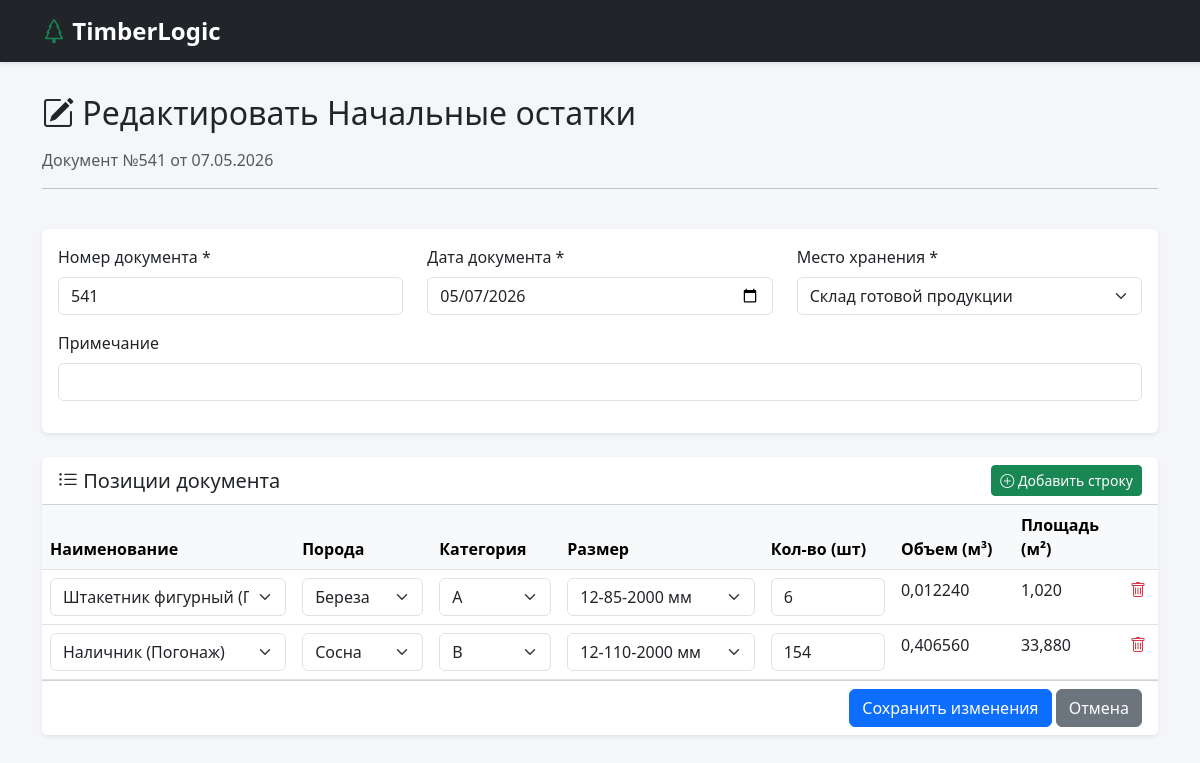
Page /documents/7/edit/ on the earlier database version.
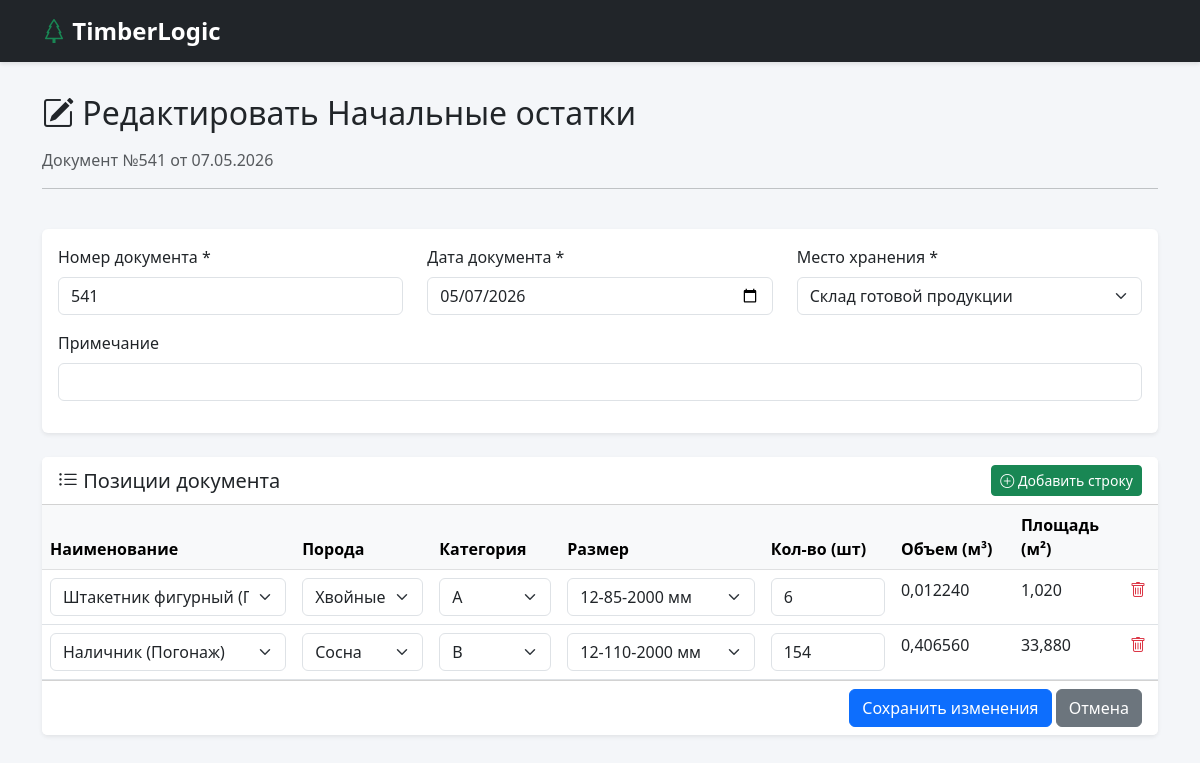
Same page on the later database version.
### lumber_track/models.py (models this page shows, shortened)
class DocumentItem(models.Model):
    document = models.ForeignKey(Document, on_delete=models.CASCADE, related_name='items', verbose_name="Документ")
    product_name = models.ForeignKey(ProductName, on_delete=models.PROTECT, verbose_name="Наименование")
    species = models.ForeignKey(WoodSpecies, on_delete=models.PROTECT, verbose_name="Порода")
    grade = models.ForeignKey(QualityGrade, on_delete=models.PROTECT, verbose_name="Категория")
    lumber_dim = models.ForeignKey(LumberDimension, on_delete=models.PROTECT, null=True, blank=True,
                                   verbose_name="Размер (погонаж)")
    unit_dim = models.ForeignKey(UnitDimension, on_delete=models.PROTECT, null=True, blank=True,
                                 verbose_name="Размер (штучный)")
    quantity = models.PositiveIntegerField(default=0, verbose_name="Количество (шт)")
    class Meta:
        verbose_name = "Позиция документа"
        verbose_name_plural = "Позиции документов"
    @property
    def volume_m3(self):
        if self.lumber_dim:
            return self.lumber_dim.volume_m3 * self.quantity
        return 0
    @property
    def area_m2(self):
        if self.lumber_dim:
            return self.lumber_dim.area_m2 * self.quantity
        return 0

class WoodSpecies(models.Model):
    name = models.CharField(max_length=50, unique=True, verbose_name="Порода")
    class Meta:
        verbose_name = "Порода древесины"
        verbose_name_plural = "Породы древесины"

class ProductName(models.Model):
    name = models.CharField(max_length=100, unique=True, verbose_name="Наименование")
    product_type = models.ForeignKey(ProductType, on_delete=models.PROTECT, verbose_name="Тип продукции")
    class Meta:
        verbose_name = "Наименование изделия"
        verbose_name_plural = "Наименования изделий"
        ordering = ['product_type', 'name', ]

class QualityGrade(models.Model):
    code = models.CharField(max_length=10, unique=True, verbose_name="Код")
    description = models.CharField(max_length=100, blank=True, verbose_name="Описание")
    class Meta:
        verbose_name = "Категория качества"
        verbose_name_plural = "Категории качества"

class LumberDimension(models.Model):
    thickness = models.PositiveIntegerField(verbose_name="Толщина, мм")
    width = models.PositiveIntegerField(verbose_name="Ширина, мм")
    length = models.PositiveIntegerField(verbose_name="Длина, мм")
    class Meta:
        ordering = ['thickness', 'width', 'length']
        unique_together = ['thickness', 'width', 'length']
        verbose_name = "Размер погонажа"
        verbose_name_plural = "Размеры погонажа"
    @property
    def volume_m3(self):
        return (self.thickness * self.width * self.length) / 1_000_000_000
    @property
    def area_m2(self):
        return (self.width * self.length) / 1_000_000

### lumber_track/views.py (the view, shortened to what this page needs)
# urls.py: path('documents/<int:pk>/edit/', views.document_edit, name='document_edit'),
def document_edit(request, pk):
    doc = get_object_or_404(Document, pk=pk)
    doc_type = doc.doc_type
    doc_type_name = dict(Document.DOCUMENT_TYPES).get(doc_type, 'Документ')
    original_note = doc.note
    to_location_name = None
    to_location_id = doc.to_location_id
    if doc_type == 3 and not doc.to_location_id and doc.note:
        match = re.search(r'Перемещено в: (.+)', doc.note)
        if match:
            to_location_name = match.group(1).strip()
            original_note = re.sub(r'\n?Перемещено в: .+', '', doc.note).strip()
    context = {
        'doc': doc,
        'doc_type': doc_type,
        'doc_type_name': doc_type_name,
        'original_note': original_note,
        'to_location_id': to_location_id,
        'to_location_name': to_location_name,
        'product_names': ProductName.objects.all().select_related('product_type'),
        'species_list': WoodSpecies.objects.all().order_by('name'),
        'grades_list': QualityGrade.objects.all().order_by('code'),
        'lumber_dims': LumberDimension.objects.all().order_by('thickness', 'width', 'length'),
        'unit_dims': UnitDimension.objects.all().order_by('length', 'width', 'height'),
        'locations': StorageLocation.objects.all().order_by('name'),
        'items': doc.items.all().select_related('product_name', 'species', 'grade', 'lumber_dim', 'unit_dim'),
    }
    if doc_type == 3:
        available_stocks = get_available_stocks_with_details(location_id=2, exclude_document_id=doc.id)
        context['available_stocks'] = available_stocks
        return render(request, 'lumber_track/document_outcome_edit.html', context)
    else:
        return render(request, 'lumber_track/document_edit.html', context)

### lumber_track/templates/lumber_track/document_edit.html (shortened to what the changed rows need)
{% extends 'lumber_track/base.html' %}
{% load static %}
{% block content %}
<div class="row mb-4">
    <div class="col-12">
        <h1 class="h2 mb-3">
            <i class="bi bi-pencil-square"></i> Редактировать {{ doc_type_name }}
        </h1>
    </div>
</div>
<form method="post" id="documentForm">
    <div class="card shadow-sm border-0 mb-4">
        <div class="card-body p-0">
            <div class="table-responsive">
                <table class="table table-hover mb-0">
                    <thead class="table-light">
                        <tr>
                            <th style="min-width: 200px;">Наименование</th>
                            <th style="min-width: 120px;">Порода</th>
                            <th style="min-width: 100px;">Категория</th>
                            <th style="min-width: 200px;">Размер</th>
                            <th style="min-width: 100px;">Кол-во (шт)</th>
                            <th style="min-width: 120px;">Объем (м³)</th>
                            <th style="min-width: 100px;">Площадь (м²)</th>
                            <th style="width: 40px;"></th>
                        </tr>
                    </thead>
                    <tbody id="itemsBody">
                        {% for item in items %}
                        <tr class="item-row">
                            <td>
                                <select class="form-select productname-select" name="product_name[]" required>
                                    {% for pn in product_names %}
                                    <option value="{{ pn.id }}"
                                        data-product-type-id="{{ pn.product_type.id }}"
                                        data-product-type-name="{{ pn.product_type.name }}"
                                        {% if item.product_name.id == pn.id %}selected{% endif %}>
                                        {{ pn.name }} ({{ pn.product_type.name }})
                                    </option>
                                    {% endfor %}
                                </select>
                            <td>
                                <select class="form-select species-select" name="species[]" required>
                                    {% for s in species_list %}
                                    <option value="{{ s.id }}" {% if item.species.id == s.id %}selected{% endif %}>
                                        {{ s.name }}
                                    </option>
                                    {% endfor %}
                                </select>
                            <td>
                                <select class="form-select grade-select" name="grade[]" required>
                                    {% for g in grades_list %}
                                    <option value="{{ g.id }}" {% if item.grade.id == g.id %}selected{% endif %}>
                                        {{ g.code }}
                                    </option>
                                    {% endfor %}
                                </select>
                            <td>
                                <select class="form-select dimension-select" name="dimension_id[]">
                                    <option value="">Выберите размер...</option>
                                </select>
                            <td>
                                <input type="number" class="form-control quantity-input" name="quantity[]" placeholder="Кол-во" step="1" min="1" value="{{ item.quantity }}">
                            <td>
                                <span class="volume-display">{% if item.volume_m3 > 0 %}{{ item.volume_m3|floatformat:6 }}{% else %}—{% endif %}</span>
                            <td>
                                <span class="area-display">{% if item.area_m2 > 0 %}{{ item.area_m2|floatformat:3 }}{% else %}—{% endif %}</span>
                            <td class="text-center"><i class="bi bi-trash text-danger remove-row" style="cursor: pointer;"></i>
                        </tr>
                        {% endfor %}
                    </tbody>
                </table>
            </div>
        </div>
    </div>
</form>
{% endblock %}

Differences in the rows shown:
changed through a linked row, DocumentItem "Штакетник фигурный (Погонаж)": species.name "Береза" → "Хвойные"
